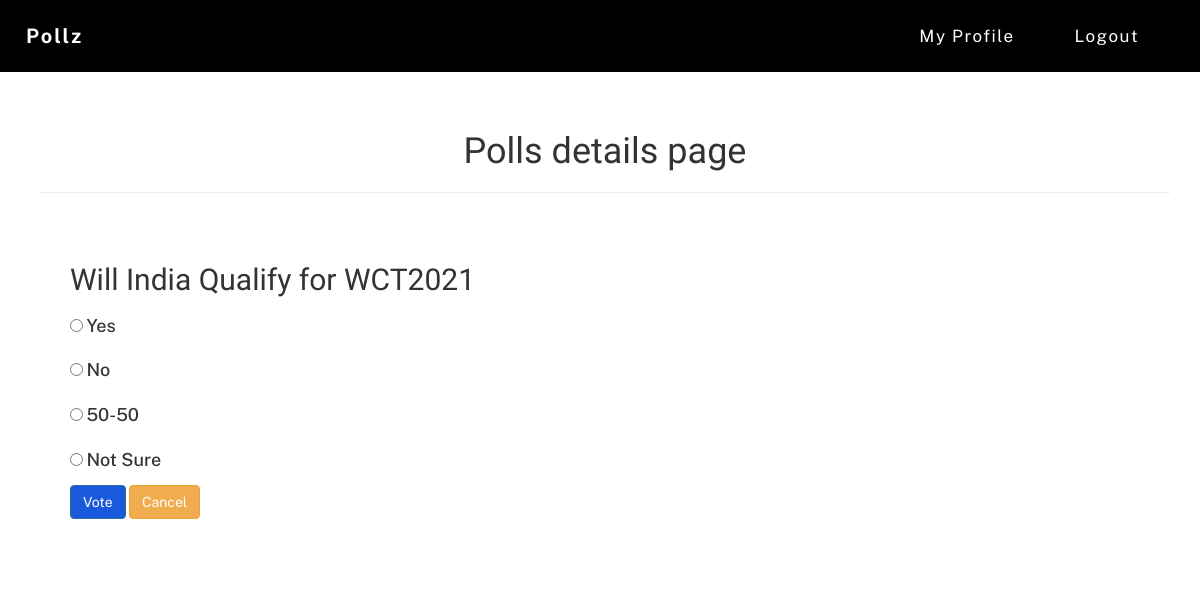
The page /vote/2 (signed in) on the database its author committed.
### polls/models.py (models this page shows)
class Poll(models.Model):
    id = models.AutoField(primary_key=True)
    username = models.CharField(max_length=50)
    topic = models.CharField(max_length=1000)
    choice_one = models.CharField(max_length=1000)
    choice_two = models.CharField(max_length=1000)
    choice_three = models.CharField(max_length=1000)
    choice_four = models.CharField(max_length=1000)
    choice_one_vote = models.IntegerField(max_length=100)
    choice_two_vote = models.IntegerField(max_length=100)
    choice_three_vote = models.IntegerField(max_length=100)
    choice_four_vote = models.IntegerField(max_length=100)
    poll_date = models.DateField()
    poll_status = models.BooleanField()

### polls/views.py (the view)
# urls.py: path('vote/<int:id>',views.vote,name="vote"),
def vote(request,id):
    if request.method == 'POST':
        if not request.session.get('username'):
            return redirect('/login')
        voted_option = request.POST.get('choice')
        print(voted_option)
        data = Poll.objects.get(id=id)
        if(voted_option == "" or voted_option == None):
            context = {
                'message' : 'Please select an option',
                'poll_data' : data
            }
            return render(request,'vote.html',context)
        checkvote_status = CheckVote.objects.filter(topic_id=id).filter(username=request.session['username'])
        print(checkvote_status)
        if checkvote_status.count() > 0:
            context = {
                'message' : 'You have already Voted',
                'poll_data': data
            }
            return render(request,'vote.html',context)
        data = Poll.objects.filter(id=id)
        for poll_data in data.iterator():
            if voted_option == poll_data.choice_one:
                Poll.objects.filter(id=id).update(choice_one_vote = F('choice_one_vote')+1)
                checkvote = CheckVote(username=request.session['username'],topic_id=id)
                checkvote.save()
                return redirect('/')
                break
            if voted_option == poll_data.choice_two:
                Poll.objects.filter(id=id).update(choice_two_vote = F('choice_two_vote')+1)
                checkvote = CheckVote(username=request.session['username'],topic_id=id)
                checkvote.save()
                return redirect('/')
                break
            if voted_option == poll_data.choice_three:
                Poll.objects.filter(id=id).update(choice_three_vote = F('choice_three_vote')+1)
                checkvote = CheckVote(username=request.session['username'],topic_id=id)
                checkvote.save()
                return redirect('/')
                break
            if voted_option == poll_data.choice_four:
                Poll.objects.filter(id=id).update(choice_four_vote = F('choice_four_vote')+1)
                checkvote = CheckVote(username=request.session['username'],topic_id=id)
                checkvote.save()
                return redirect('/')
                break
        return redirect('/')
    else:
        if not request.session.get('username'):
            return redirect('/login')
        data = Poll.objects.get(id=id)
        context={
        'poll_data':data
        }
        return render(request,'vote.html',context)

### templates/vote.html (shortened to what this page needs)
<html lang="en">
  <head>
    <link rel="stylesheet" href="https://maxcdn.bootstrapcdn.com/bootstrap/3.3.7/css/bootstrap.min.css">
    <link rel="stylesheet" href="/static/main.css">
  </head>
  <body onload="getQr()">
    <nav id="postoblog-logo" class="navbar">
        <div class="container-fluid">
            <div class="navbar-header">
                <a id="logo" class="navbar-brand" href="/">Pollz</a>
            </div>
            <div class="collapse navbar-collapse" id="myNavbar">
                <ul id="link" class="nav navbar-nav navbar-right">
                    <li class="nav-item link1"><a href="/profile">
                        My Profile
                    </a>
                    </li>
                    <li class="nav-item link1"><a href="/logout">
                            Logout
                        </a>
                    </li>
                    </ul>
                </div>
        </div>
    </nav>
    <div class="container" style="padding: 2rem 2rem; margin: 20px;">
            <h1><center>Polls details page</center></h1>
        <hr>
        <div class="child" style="display:inline-block;padding:30px">
        <h2 class="mt-3 mb-3">{{ poll_data.topic }}</h2>
        <form action="" method="POST">
            <input type="radio" name="choice" id="" value="{{poll_data.choice_one}}">
            <label for="choice"><h4>{{poll_data.choice_one}}</h4></label>
            <br>
            <input type="radio" name="choice" id="" value="{{poll_data.choice_two}}">
            <label for="choice"><h4>{{poll_data.choice_two}}</h4></label>
            <br>
            <input type="radio" name="choice" id="" value="{{poll_data.choice_three}}">
            <label for="choice"><h4>{{poll_data.choice_three}}</h4></label>
            <br>
            <input type="radio" name="choice" id="" value="{{poll_data.choice_four}}">
            <label for="choice"><h4>{{poll_data.choice_four}}</h4></label>
            <br>
            <input type="submit" value="Vote" class="btn btn-primary mt-3">
            <a class="btn btn-warning mt-3" href="/" role="button">Cancel</a>
        </form>
        </div>
    </div>
  </body>
</html>

### static/main.css (style rules this page uses)
html { height: 100%; }
body { position: absolute; top: 0; bottom: 0; right: 0; left: 0; margin: auto; font-family: "Public Sans", sans-serif; }
h1, h2 { font-family: "Signika Negative", sans-serif; }
#postoblog-logo { border-radius: 0px; background: black; padding: 10px; font-size: 17px; margin-bottom: 0px; }
#logo { font-size: 20px; font-weight: bolder; color: #fff; letter-spacing: 2px; }
#link a { color: #fff; margin: 0 20px 0 10px; letter-spacing: 1.5px; }
.btn-primary, .dropdown-menu { background-color: #185adb; }
label { font-weight: 600; }

### rows shown on the page
Poll: topic "Will India Qualify for WCT2021", choice_one "Yes", choice_two "No", choice_three "50-50", choice_four "Not Sure"
